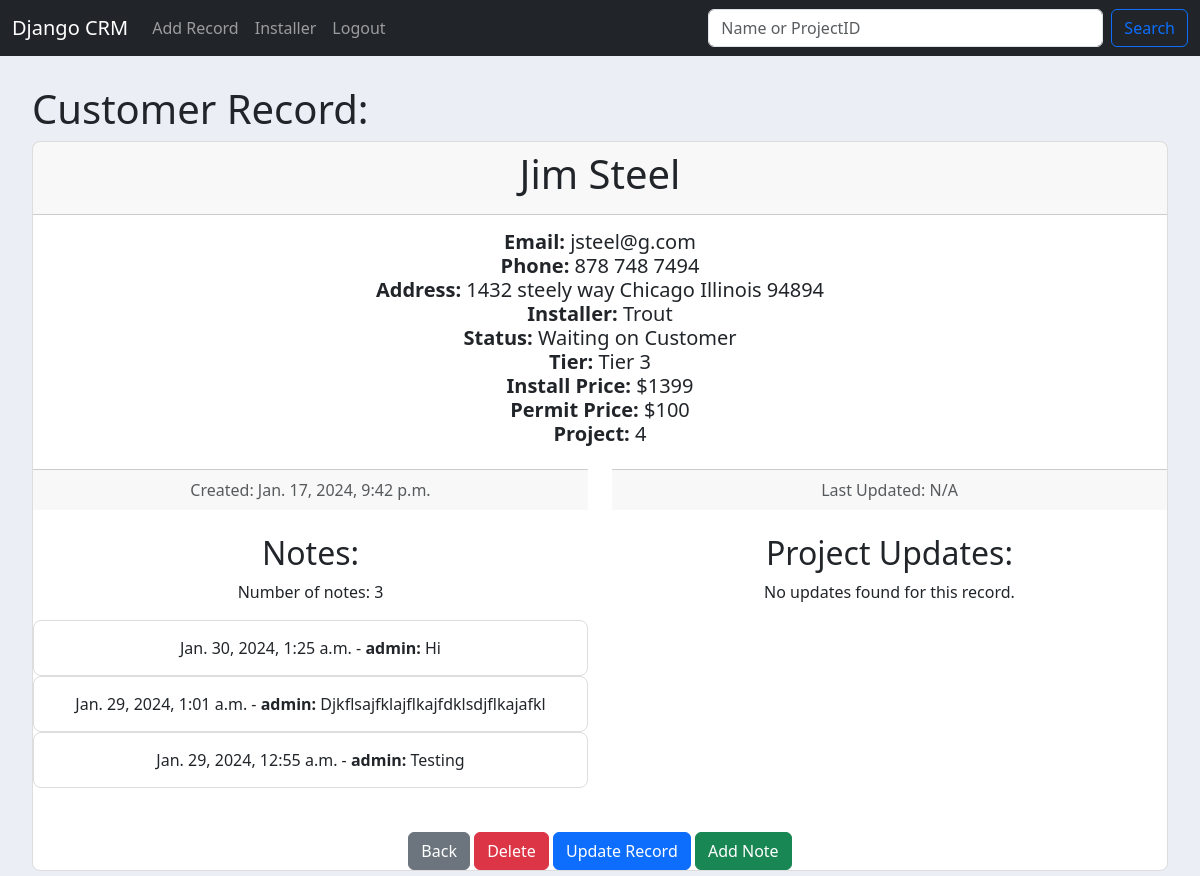
The app's page /record/4 (signed in) with its own data.
### website/models.py (models this page shows, shortened)
class Record(models.Model):
    created_at = models.DateTimeField(auto_now_add=True)
    first_name = models.CharField(max_length=50)
    last_name = models.CharField(max_length=50)
    email = models.CharField(max_length=75)
    phone = models.CharField(max_length=12)
    address = models.CharField(max_length=100)
    city = models.CharField(max_length=50)
    state = models.CharField(max_length=25)
    zipcode = models.CharField(max_length=10)
    installer_name = models.CharField(max_length=50, default='No Installer Yet')
    project_status = models.CharField(max_length=50, choices=PROJECT_STATUS, default='Waiting on Survey')
    previous_project_status = models.CharField(max_length=50, choices=PROJECT_STATUS, default='Waiting on Survey')
    project_tier = models.CharField(max_length=50, choices=PROJECT_TIERS, default=' ')
    installer_price = models.IntegerField(default=' ', null=True)
    installer_permit = models.IntegerField(default=' ', null=True)
    customer_permit = models.IntegerField(default=' ', null=True)
    customer_price = models.IntegerField(default=' ', null=True)

class RecordNote(models.Model):
    record = models.ForeignKey(Record, on_delete=models.CASCADE)
    note = models.TextField()
    created_at = models.DateTimeField(auto_now_add=True)
    user = models.ForeignKey(User, on_delete=models.CASCADE, null=True, blank=True)
    class Meta:
        ordering = ['-created_at']

### website/views.py (the view)
# urls.py: path("record/<int:pk>", views.customer_record, name='customer_record'),
def customer_record(request, pk):
    if request.user.is_authenticated:
        customer_record = get_object_or_404(Record, id=pk)
        record_notes = RecordNote.objects.filter(record=customer_record)
        project_updates = ProjectUpdate.objects.filter(record=customer_record).order_by('-updated_at')  # Order by latest update first
        return render(request, 'record.html', {
            'customer_record': customer_record,
            'record_notes': record_notes,
            'project_updates': project_updates,
        })
    else:
        messages.success(request, "You must be logged in to see that record!", extra_tags='success')
        return redirect('home')

### website/templates/record.html
{% extends 'base.html' %}
{% block content %}
  <h1> Customer Record: </h1>
  <div class="card text-center">
    <div class="card-header">
      <h1>{{ customer_record.first_name }} {{ customer_record.last_name }} </h1>
    </div>
    <div class="card-body">
      <h5 class="card-title">
        <strong> Email: </strong> {{ customer_record.email }} <br>
        <strong> Phone: </strong> {{ customer_record.phone }} <br>
        <strong> Address:</strong> {{ customer_record.address }}
          {{ customer_record.city }}
          {{ customer_record.state }}
          {{ customer_record.zipcode }} <br>
        <strong> Installer: </strong> {{ customer_record.installer_name }} <br>
        <strong> Status: </strong> {{ customer_record.project_status }} <br>
        <strong> Tier: </strong> {{ customer_record.project_tier }} <br>
        <strong> Install Price: </strong> ${{ customer_record.customer_price }} <br>
        <strong> Permit Price: </strong> ${{ customer_record.customer_permit }} <br>
        <strong> Project: </strong> {{ customer_record.id }} <br>
      </h5>
    </div>
<div class="row">
  <div class="col-md-6">
      <div class="card-footer text-body-secondary">
          Created: {{ customer_record.created_at }}
      </div>
      <br>
      <h2>Notes:</h2>
      {% if record_notes %}
          <p>Number of notes: {{ record_notes|length }}</p>
          {% for note in record_notes %}
              <div class="card">
                  <div class="card-body">
                      <p class="card-text">{{ note.created_at }} - <strong> {{ note.user.username }}:</strong> {{ note.note }}</p>
                  </div>
              </div>
          {% endfor %}
      {% else %}
          <p>No notes found for this record.</p>
      {% endif %}
  </div>
  <div class="col-md-6">
      <div class="card-footer text-body-secondary">
          Last Updated: {{ project_updates.0.updated_at|default:"N/A" }}
      </div>
      <br>
      <h2>Project Updates:</h2>
    {% if project_updates %}
        <p>Number of updates: {{ project_updates|length }}</p>
        {% for update in project_updates %}
            <div class="card">
                <div class="card-body">
                    <p class="card-text">{{ update.updated_at }} - <strong>{{ update.user.username }}:</strong> {{ update.update_text }}</p>
                </div>
            </div>
        {% endfor %}
    {% else %}
        <p>No updates found for this record.</p>
    {% endif %}
</div>
</div>
    <br>
  <center>
    <a href="{% url 'home' %}" class ="btn btn-secondary">Back</a>
    <a href="{% url 'delete_record' customer_record.id %}" class ="btn btn-danger">Delete</a>
    <a href="{% url 'update_record' customer_record.id %}" class ="btn btn-primary">Update Record</a>
    <a href="{% url 'add_note' customer_record.id %}" class="btn btn-success">Add Note</a>
  </center>
{% endblock %}

### website/templates/base.html (style rules this page uses)
body { background-color: #ebeff5; }
.row { margin-bottom: 20px; }
.card { border: 1px solid #ddd; border-radius: 8px; }
.card-body { padding: 15px; }
a { text-decoration: none; color: #007bff; }

### records on screen
Record: first_name "Jim", last_name "Steel", email "jsteel@g.com", phone "878 748 7494", address "1432 steely way", city "Chicago", state "Illinois", zipcode "94894", installer_name "Trout", project_status "Waiting on Customer", project_tier "Tier 3", customer_price "1399", customer_permit "100", id "4", created_at "Jan. 17, 2024, 9:42 p.m."
RecordNote: created_at "Jan. 30, 2024, 1:25 a.m.", user.username "admin", note "Hi"
RecordNote: created_at "Jan. 29, 2024, 1:01 a.m.", user.username "admin", note "Djkflsajfklajflkajfdklsdjflkajafkl"
RecordNote: created_at "Jan. 29, 2024, 12:55 a.m.", user.username "admin", note "Testing"

### other values on screen
{{ record_notes|length }} "3"
{{ project_updates.0.updated_at|default:"N/A" }} "N/A"
